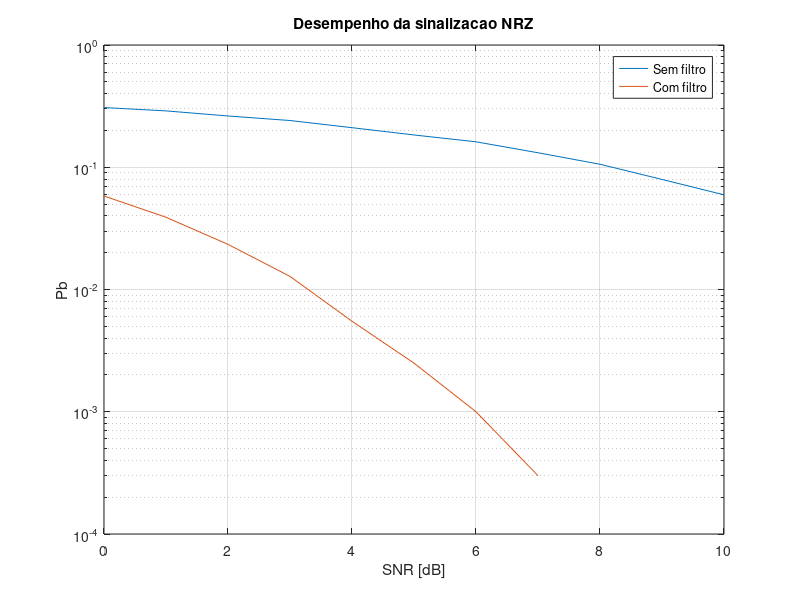

This figure's MATLAB source:
%% Genrando um ruido
% Allex Magno Andrade
% aula 04/04

clear all
close all
clc

N = 10; % Fator de superamostragem
M = 2; % numero de simbolos da transmissao
Rb = 1000; %taxa de transmissao/segundo ~ Bw
Fs = N*Rb; % Freq de amostragem
A = 1; % Amplitude do sinal
passo_t = 1/(N*Rb);
info = randi([0 M-1],1,10000); % Gerando um ruido
info_up = upsample(info, N); % super amostragem
%Fazendo o nivel de tensao variar
filtro_NRZ = ones(1, N); % filtro
tx = filter(filtro_NRZ, 1, info_up); % fazendo a convolucao e colocando no nivel de tensao
t = 0:passo_t:(length(info)/Rb)-passo_t;
tx = filter(filtro_NRZ, 1, info_up)*A; % fazendo a convolucao e colocando no nivel de tensao

for SNR = 0:10
    %% [Tx] -> [canal AWGS] -> [Rx] (Rx = Tx + n) sendo n o ruido branco
    % Receptor
    %rx = awgn(tx, SNR); % Insere um ruido branco ao sinal Tx com a potencia variada
    rx = awgn(tx, SNR); % Insere um ruido com a mesma potencia em dB que o
    %sinal
    
    %% filtro casado
    filtro_casado = fliplr(filtro_NRZ);
    rx_filtrado = filter(filtro_casado, 1, rx)/N;
    
    %% Detec?cao de sinais binarios em um canal AWGN
    % Probilidade de erro
    
    % sem filtro
    z_T = rx(N:N:end);
    limiar_NRZ = A/2; 
    info_hat = z_T > limiar_NRZ; 
    erro_bit = sum(xor(info, info_hat));
    taxa_erro(SNR + 1) = (erro_bit/length(info));
    
    % Com filtro
    z_T2 = rx_filtrado(N:N:end);
    info_hat2 = z_T2 > limiar_NRZ; 
    erro_bit2 = sum(xor(info, info_hat2));
    taxa_erro2(SNR + 1) = (erro_bit2/length(info));
    
end;
SNR_vec = 0:10;
figure(1)
semilogy(SNR_vec, taxa_erro)
xlabel('SNR [dB]')
ylabel('Pb')
title('Desempenho da sinalizacao NRZ')

grid on
hold on

semilogy(SNR_vec, taxa_erro2)
legend('Sem filtro', 'Com filtro')
hold off